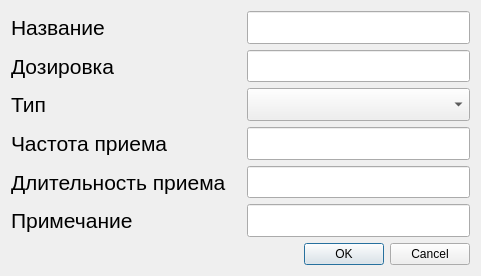
<?xml version="1.0" encoding="UTF-8"?>
<ui version="4.0">
 <class>AddMedDialog</class>
 <widget class="QDialog" name="AddMedDialog">
  <property name="geometry">
   <rect>
	<x>0</x>
	<y>0</y>
	<width>481</width>
	<height>276</height>
   </rect>
  </property>
  <property name="windowTitle">
   <string>Dialog</string>
  </property>
  <layout class="QGridLayout" name="gridLayout">
   <item row="0" column="0" colspan="2">
	<widget class="QLabel" name="name_label">
	 <property name="minimumSize">
	  <size>
	   <width>0</width>
	   <height>30</height>
	  </size>
	 </property>
	 <property name="font">
	  <font>
	   <pointsize>16</pointsize>
	  </font>
	 </property>
	 <property name="text">
	  <string>Название</string>
	 </property>
	</widget>
   </item>
   <item row="3" column="0" colspan="2">
	<widget class="QLabel" name="freq_label">
	 <property name="minimumSize">
	  <size>
	   <width>0</width>
	   <height>30</height>
	  </size>
	 </property>
	 <property name="font">
	  <font>
	   <pointsize>16</pointsize>
	  </font>
	 </property>
	 <property name="text">
	  <string>Частота приема</string>
	 </property>
	</widget>
   </item>
   <item row="5" column="0" colspan="2">
	<widget class="QLabel" name="note_label">
	 <property name="minimumSize">
	  <size>
	   <width>0</width>
	   <height>30</height>
	  </size>
	 </property>
	 <property name="font">
	  <font>
	   <pointsize>16</pointsize>
	  </font>
	 </property>
	 <property name="text">
	  <string>Примечание</string>
	 </property>
	</widget>
   </item>
   <item row="6" column="0">
	<spacer name="horizontalSpacer">
	 <property name="orientation">
	  <enum>Qt::Horizontal</enum>
	 </property>
	 <property name="sizeHint" stdset="0">
	  <size>
	   <width>40</width>
	   <height>20</height>
	  </size>
	 </property>
	</spacer>
   </item>
   <item row="0" column="2">
	<widget class="QLineEdit" name="name_lineEdit">
	 <property name="minimumSize">
	  <size>
	   <width>0</width>
	   <height>30</height>
	  </size>
	 </property>
	 <property name="font">
	  <font>
	   <pointsize>16</pointsize>
	  </font>
	 </property>
	</widget>
   </item>
   <item row="3" column="2">
	<widget class="QLineEdit" name="freq_lineEdit">
	 <property name="minimumSize">
	  <size>
	   <width>0</width>
	   <height>30</height>
	  </size>
	 </property>
	 <property name="font">
	  <font>
	   <pointsize>16</pointsize>
	  </font>
	 </property>
	</widget>
   </item>
   <item row="2" column="2">
	<widget class="QComboBox" name="type_comboBox">
	 <property name="minimumSize">
	  <size>
	   <width>0</width>
	   <height>30</height>
	  </size>
	 </property>
	 <property name="font">
	  <font>
	   <pointsize>16</pointsize>
	  </font>
	 </property>
	</widget>
   </item>
   <item row="6" column="1" colspan="2">
	<widget class="QDialogButtonBox" name="buttonBox">
	 <property name="orientation">
	  <enum>Qt::Horizontal</enum>
	 </property>
	 <property name="standardButtons">
	  <set>QDialogButtonBox::Cancel|QDialogButtonBox::Ok</set>
	 </property>
	</widget>
   </item>
   <item row="1" column="2">
	<widget class="QLineEdit" name="dose_lineEdit">
	 <property name="minimumSize">
	  <size>
	   <width>0</width>
	   <height>30</height>
	  </size>
	 </property>
	 <property name="font">
	  <font>
	   <pointsize>16</pointsize>
	  </font>
	 </property>
	</widget>
   </item>
   <item row="5" column="2">
	<widget class="QLineEdit" name="note_lineEdit">
	 <property name="minimumSize">
	  <size>
	   <width>0</width>
	   <height>30</height>
	  </size>
	 </property>
	 <property name="font">
	  <font>
	   <pointsize>16</pointsize>
	  </font>
	 </property>
	</widget>
   </item>
   <item row="2" column="0" colspan="2">
	<widget class="QLabel" name="type_label">
	 <property name="minimumSize">
	  <size>
	   <width>0</width>
	   <height>30</height>
	  </size>
	 </property>
	 <property name="font">
	  <font>
	   <pointsize>16</pointsize>
	  </font>
	 </property>
	 <property name="text">
	  <string>Тип</string>
	 </property>
	</widget>
   </item>
   <item row="1" column="0" colspan="2">
	<widget class="QLabel" name="dose_label">
	 <property name="minimumSize">
	  <size>
	   <width>0</width>
	   <height>30</height>
	  </size>
	 </property>
	 <property name="font">
	  <font>
	   <pointsize>16</pointsize>
	  </font>
	 </property>
	 <property name="text">
	  <string>Дозировка</string>
	 </property>
	</widget>
   </item>
   <item row="4" column="2">
	<widget class="QLineEdit" name="term_lineEdit">
	 <property name="minimumSize">
	  <size>
	   <width>0</width>
	   <height>30</height>
	  </size>
	 </property>
	 <property name="font">
	  <font>
	   <pointsize>16</pointsize>
	  </font>
	 </property>
	</widget>
   </item>
   <item row="4" column="0" colspan="2">
	<widget class="QLabel" name="term_label">
	 <property name="minimumSize">
	  <size>
	   <width>0</width>
	   <height>30</height>
	  </size>
	 </property>
	 <property name="font">
	  <font>
	   <pointsize>16</pointsize>
	  </font>
	 </property>
	 <property name="text">
	  <string>Длительность приема</string>
	 </property>
	</widget>
   </item>
  </layout>
 </widget>
 <tabstops>
  <tabstop>name_lineEdit</tabstop>
  <tabstop>dose_lineEdit</tabstop>
  <tabstop>type_comboBox</tabstop>
  <tabstop>freq_lineEdit</tabstop>
  <tabstop>term_lineEdit</tabstop>
  <tabstop>note_lineEdit</tabstop>
 </tabstops>
 <resources/>
 <connections>
  <connection>
   <sender>buttonBox</sender>
   <signal>accepted()</signal>
   <receiver>AddMedDialog</receiver>
   <slot>accept()</slot>
   <hints>
	<hint type="sourcelabel">
	 <x>248</x>
	 <y>254</y>
	</hint>
	<hint type="destinationlabel">
	 <x>157</x>
	 <y>274</y>
	</hint>
   </hints>
  </connection>
  <connection>
   <sender>buttonBox</sender>
   <signal>rejected()</signal>
   <receiver>AddMedDialog</receiver>
   <slot>reject()</slot>
   <hints>
	<hint type="sourcelabel">
	 <x>316</x>
	 <y>260</y>
	</hint>
	<hint type="destinationlabel">
	 <x>286</x>
	 <y>274</y>
	</hint>
   </hints>
  </connection>
 </connections>
</ui>
